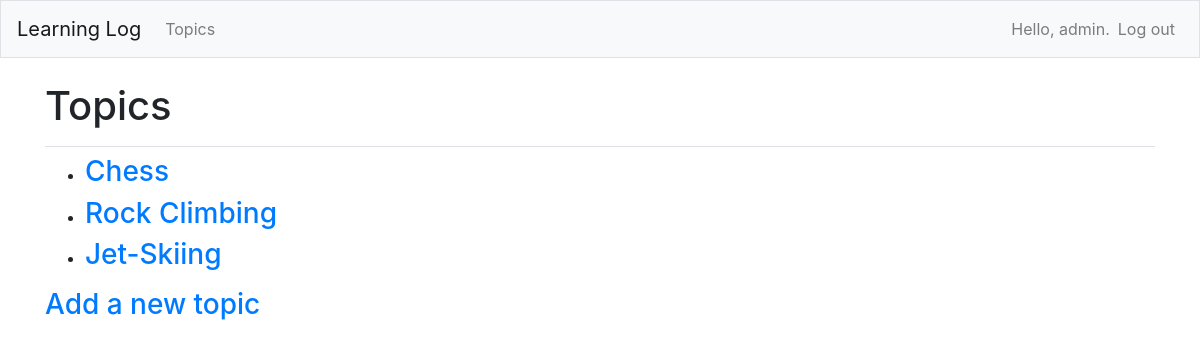
The app's page /topics (signed in), older data.
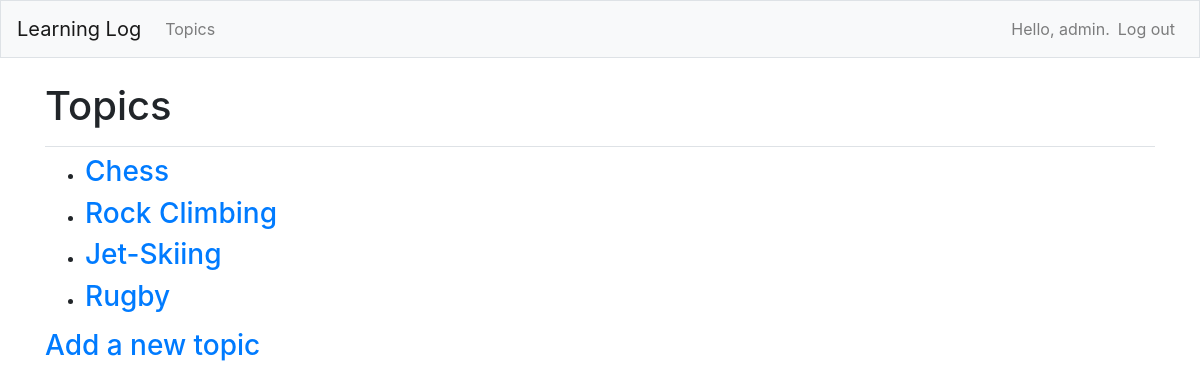
The same page, newer data.
### MainApp/models.py (models this page shows)
class Topic(models.Model):
    text = models.CharField(max_length=200)
    date_added = models.DateTimeField(auto_now_add=True)
    owner = models.ForeignKey(User, on_delete=models.CASCADE)
    def __str__(self):
        return self.text

### MainApp/views.py (the view)
# urls.py: path('topics',views.topics,name='topics'),
@login_required
def topics(request):
    topics = Topic.objects.filter(owner=request.user).order_by('date_added')
    context = {'topics':topics}  #Whatever i call this key is what we need to use in the template. value comes from the view(topics)
    return render(request, 'MainApp/topics.html',context)

### MainApp/templates/MainApp/topics.html
{% extends "MainApp/base.html" %}
{% block page_header %}
    <h1>Topics</h1>
{% endblock page_header %}
{% block content %}
    <ul>
    {% for topic in topics %}
    <li><h3>
        <a href="{% url 'MainApp:topic' topic.id %}">{{ topic }}</a>
     </h3></li>
    {% empty %}
      <li><h3> No topics have been added yet.</h3></li>
    {% endfor %}
  </ul>
  <h3><a href="{% url 'MainApp:new_topic' %}">Add a new topic</a></h3>
{% endblock content %}

### MainApp/templates/MainApp/base.html (shortened to what this page needs)
{% load bootstrap4 %}
<!doctype html>
<html lang="en">
<head>
    {% bootstrap_css %}
</head>
<body>
    <nav class="navbar navbar-expand-md navbar-light bg-light mb-4 border">
        <a class="navbar-brand" href="{% url 'MainApp:index'%}">
            Learning Log</a>
        <div class="collapse navbar-collapse" id="navbarCollapse">
            <ul class="navbar-nav mr-auto">
                <li class"nav-item">
                    <a class="nav-link" href="{% url 'MainApp:topics'%}"> Topics</a></Li>
            </ul>
            <ul class="navbar-nav ml-auto">
                {% if user.is_authenticated %}
                   <li class="nav-item">
                       <span class="navbar-text"}>Hello, {{ user.username }}.</span>
                   </li>
                   <li class="nav-item">
                       <a class="nav-link" href="{% url 'users:logout' %}">Log out</a>
                   </li>
                {% else %}
                   <li class="nav-item">
                       <a class="nav-lin" href="{% url 'users:register' %}">Register</a>
                   </li>
                   <li class="nav-item">
                       <a class="nav-link" href="{% url 'users:login' %}">Log in</a></li>
                {% endif %}
              </ul>
            </div>
          </nav>
          <main role="main" class="container">
              <div class="pb-2 mb-2 border-bottom">
                  {% block page_header %}{% endblock page_header %}
              </div>
              <div>
                  {% block content %}{% endblock content %}
              </div>
          </main>
        </body>
        </html>

Row changes from the older to the newer data that the page shows:
added Topic: text "Rugby"
